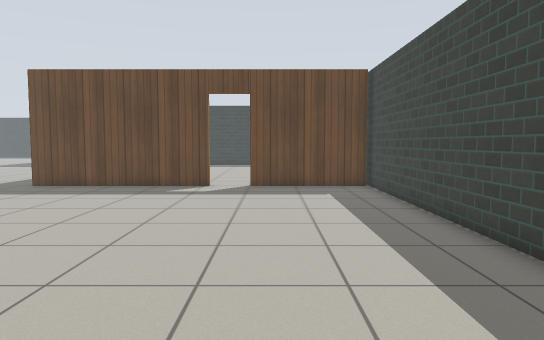
View 1 (above)

17 first-person views from a walk through a world built for the Gazebo simulator. The camera is 0.94 m above the floor, tilts 4° down and sees 70° across. The floor is counted in squares, 0.5 m on a side. Each view is taken from the middle of a square. On the plan, view 1 faces up. The plan holds only what a view shows up to about 19 squares ahead; the rest is blank. The place goes on beyond the plan. Gazebo's built-in surfaces are drawn with simple patterns.

View 2
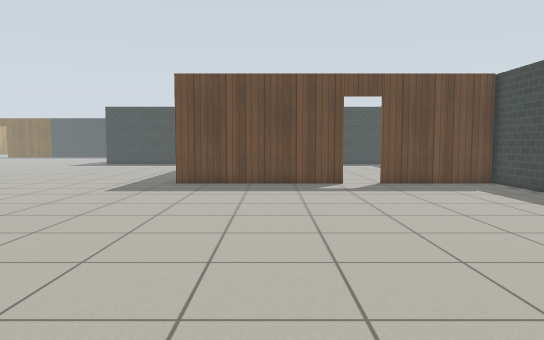

View 3
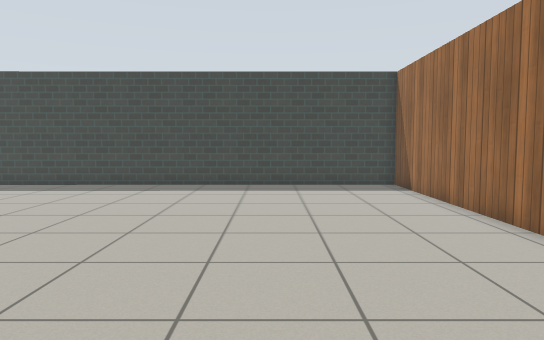

View 4
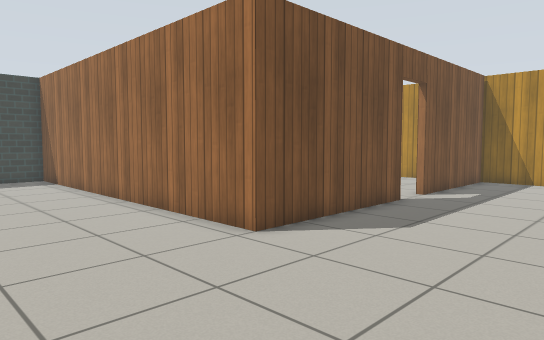

View 5
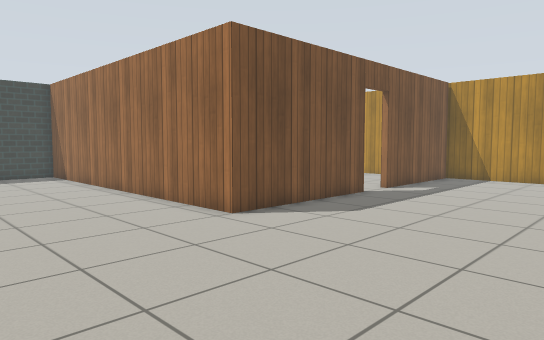

View 6
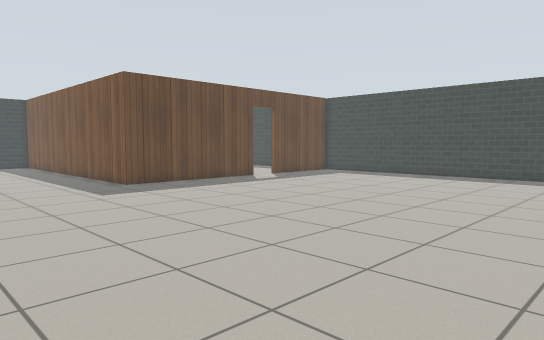

View 7
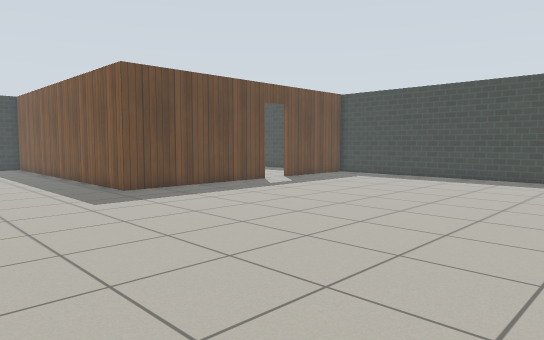

View 8
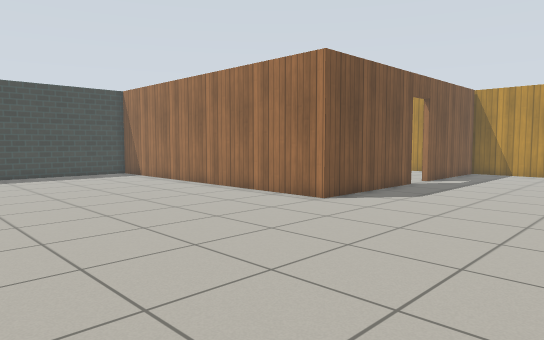

View 9
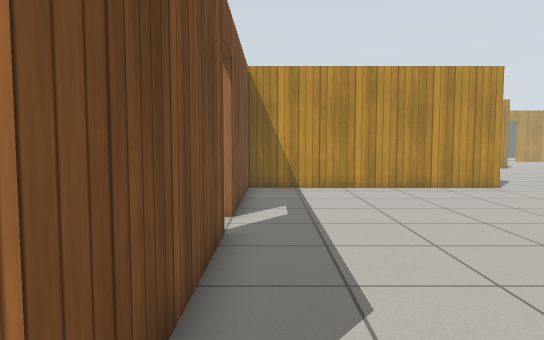

View 10
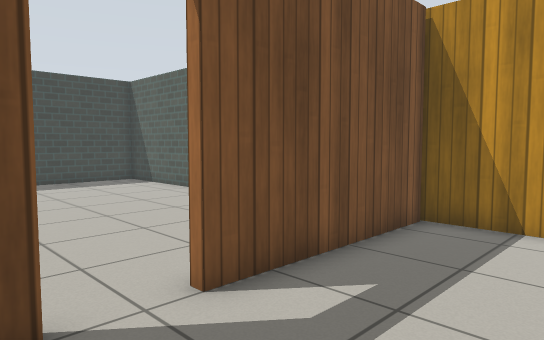

View 11
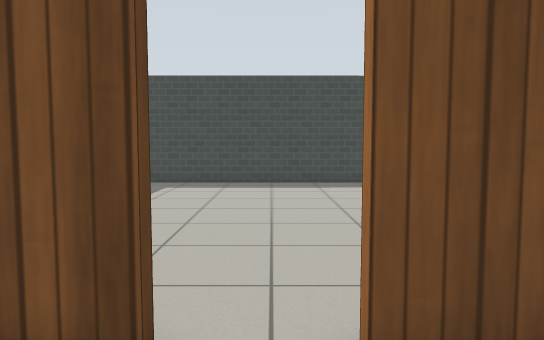

View 12
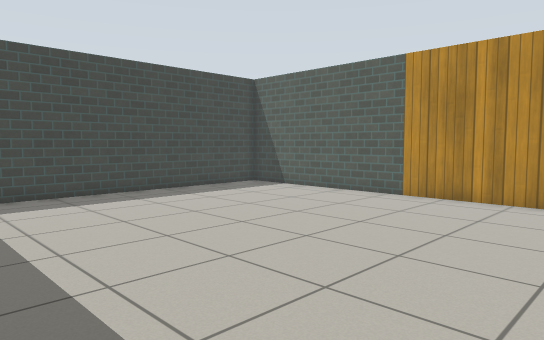

View 13
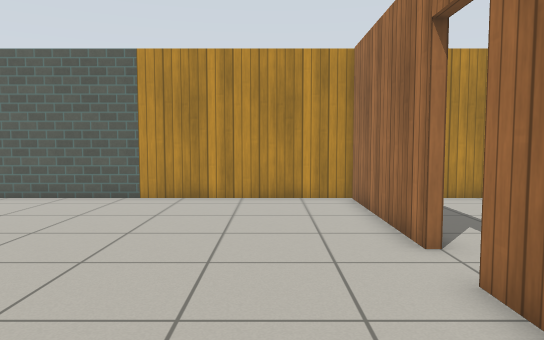

View 14
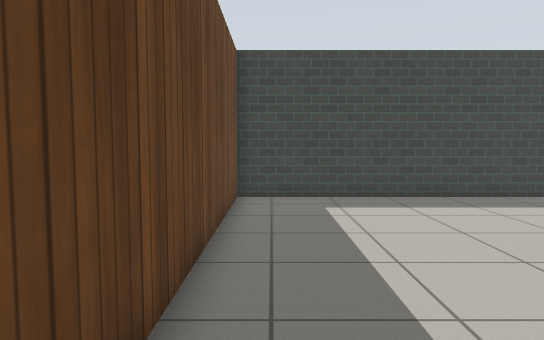

View 15
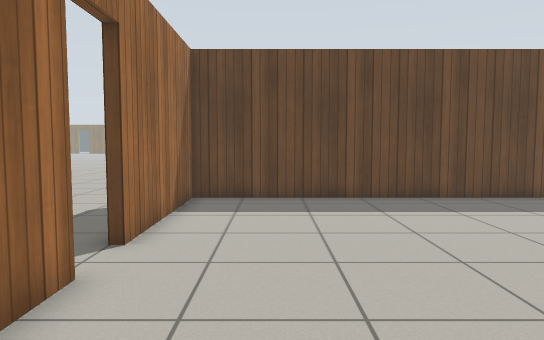

View 16
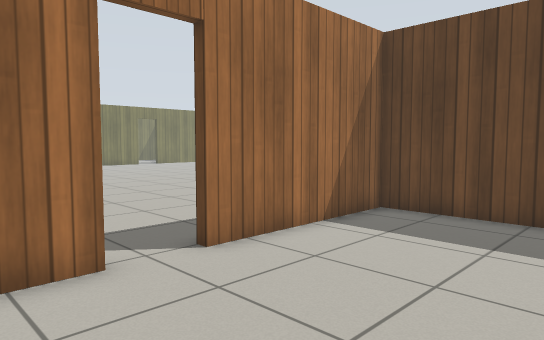

View 17
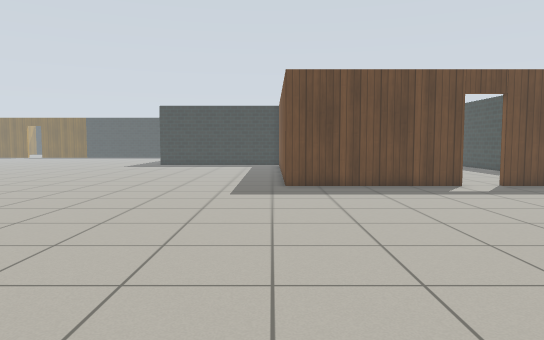

### Floor plan
Points are (right, up) in squares from view 1. A wall is a line through its corners. A room is listed if a view was taken in it or the views show most of it. See-through windows are left out.
Room 1 (views 1, 2, 3, 4, 5, 6, 7, 8, 9, 10, 11, 17)
walls: (-11, -12) (-11, -5.5) (4.3, -5.5) (4.3, 17.6); (-2.6, 16.8) (-10.4, 16.8) (-10.4, 19.5); (4.1, 16.8) (-1, 16.8); (-19.5, -20.1) (-11, -20.1) (-11, -13.8)
ways out: open door at (-11, -12.5) to room 2; open door at (-1.5, 17)
Room 2 (views 12, 13, 14, 15, 16)
walls: (-10.7, -13.8) (-10.7, -20.1) (4, -20.1); (4.4, -19.8) (4.3, -5.8) (-10.7, -5.8) (-10.7, -12)
ways out: open door at (-11, -12.5) to room 1

Positions as (right, up) in squares from view 1, and headings:
1: (0, 0), facing up
2: (-6, -1), facing up
3: (-13, 0), facing right
4: (-17, 0), facing down-right
5: (-19, 1), facing down-right
6: (-18, 0), facing up-right
7: (-17, 2), facing up-right
8: (-19, 5), facing down-right
9: (-12, -4), facing down
10: (-15, -11), facing down-right
11: (-14, -13), facing right
12: (-10, -7), facing down-right
13: (-8, -7), facing down
14: (-9, -7), facing right
15: (-8, -19), facing up
16: (-5, -16), facing up-left
17: (-11, 0), facing up
